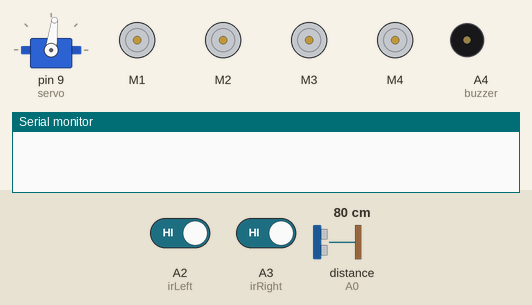
The sketch below on a simulated Arduino Uno, built with avr-gcc and run on an emulated ATmega328P. Shown: servo, 4 × DC motor (green arrow = forward, orange = backward, longer = faster), buzzer (waves = sounding, pin HIGH), the last lines printed to the serial monitor. The inputs (shaded band) are chosen by the test bench; at power-on: A2 (irLeft) HIGH, distance to the obstacle (sensor on A0) 80 cm, A3 (irRight) HIGH. The echo pulse lasts 58.3 µs per cm.

Above: at 1.2 s.
1.3 s: A2 (irLeft) driven LOW
At 2.5 s:
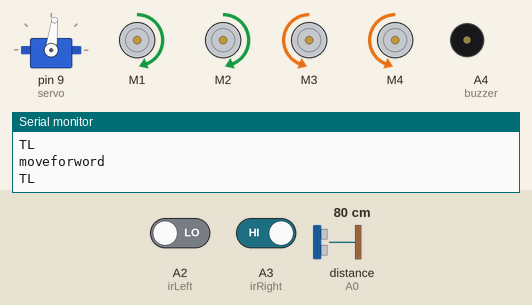
2.8 s: distance to the obstacle (sensor on A0) set to 43 cm
4.3 s: distance to the obstacle (sensor on A0) set to 37 cm
At 7.2 s:
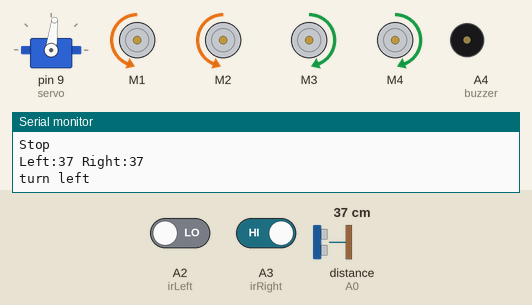
7.3 s: A2 (irLeft) driven HIGH
10.3 s: A3 (irRight) driven LOW
At 11.7 s:
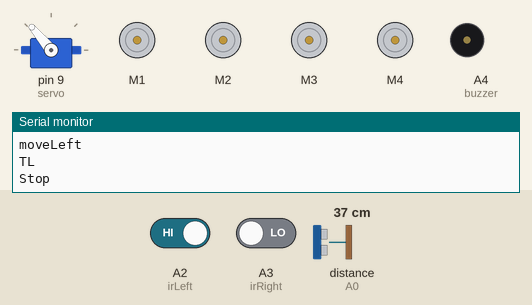
13.3 s: A3 (irRight) driven HIGH
At 15.1 s:
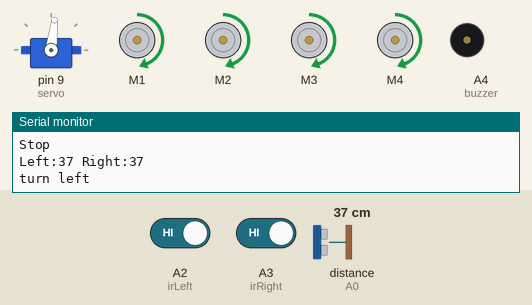
Timing chart, 0 to 17.3 s (numbered marks = the images above; inputs shaded):
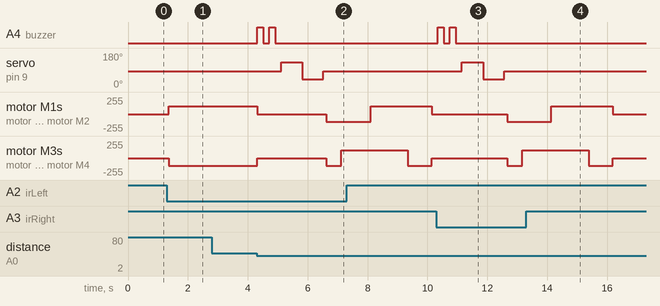

The sketch:

sketch.ino
```cpp
#include <NewPing.h>
#include <Servo.h>
#include <AFMotor.h>

 //hc-sr04 sensor
#define TRIGGER_PIN A1
#define ECHO_PIN A0
#define max_distance 80

//ir sensor
#define irLeft A2
#define irRight A3

//buzzer
#define buzzer A4

//motor
#define MAX_SPEED 180
#define MAX_SPEED_OFFSET 20

Servo servo;

NewPing sonar(TRIGGER_PIN, ECHO_PIN, max_distance);

AF_DCMotor motor1(1, MOTOR12_1KHZ);
AF_DCMotor motor2(2, MOTOR12_1KHZ);
AF_DCMotor motor3(3, MOTOR34_1KHZ);
AF_DCMotor motor4(4, MOTOR34_1KHZ);

int distance = 0;
int leftDistance;
int rightDistance;
boolean object;

void setup() {
  Serial.begin(9600);
  pinMode(irLeft, INPUT);
  pinMode(irRight, INPUT);
  servo.attach(9);
  servo.write(83);
  pinMode(buzzer, OUTPUT);
  motor1.setSpeed(115);
  motor2.setSpeed(115);
  motor3.setSpeed(115);
  motor4.setSpeed(115);
}

void loop() {
  if (digitalRead(irLeft) == 0 && digitalRead(irRight) == 0) {
    objectAvoid();
    //forword
  } else if (digitalRead(irLeft) == 0 && digitalRead(irRight) == 1) {
    objectAvoid();
    Serial.println("TL");
    //leftturn
    moveLeft();
  } else if (digitalRead(irLeft) == 1 && digitalRead(irRight) == 0) {
    objectAvoid();
    Serial.println("TR");
    //rightturn
    moveRight();
  } else if (digitalRead(irLeft) == 1 && digitalRead(irRight) == 1) {
    //Stop
    Stop();
  }
}

void objectAvoid() {
  distance = getDistance();
  if (distance <= 40) {
    //stop
    Stop();
    beep(2);
    Serial.println("Stop");

    lookLeft();
    lookRight();
    delay(100);
    if (rightDistance <= leftDistance) {
      //left
      object = true;
      turn();
      Serial.println("moveLeft");
    } else {
      //right
      object = false;
      turn();
      Serial.println("moveRight");
    }
    delay(100);
  } else {
    //forword
    Serial.println("moveforword");
    moveForward();
  }
}

int getDistance() {
  delay(50);
  int cm = sonar.ping_cm();
  if (cm == 0) {
    cm = 100;
  }
  return cm;
}

int lookLeft() {
  //lock left
  servo.write(130);
  delay(500);
  leftDistance = getDistance();
  delay(150);
  servo.write(83);
  Serial.print("Left:");
  Serial.print(leftDistance);
  return leftDistance;
  delay(100);
}

int lookRight() {
  //lock right
  servo.write(40);
  delay(500);
  rightDistance = getDistance();
  delay(150);
  servo.write(83);
  Serial.print(" ");
  Serial.print("Right:");
  Serial.println(rightDistance);
  return rightDistance;
  delay(100);
}

void Stop() {
  motor1.run(RELEASE);
  motor2.run(RELEASE);
  motor3.run(RELEASE);
  motor4.run(RELEASE);
}

void moveForward() {
  motor1.run(FORWARD);
  motor2.run(FORWARD);
  motor3.run(FORWARD);
  motor4.run(FORWARD);
}

void moveBackward() {
  motor1.run(BACKWARD);
  motor2.run(BACKWARD);
  motor3.run(BACKWARD);
  motor4.run(BACKWARD);
}

void turn() {
  if (object == false) {
    Serial.println("turn Right");
    moveBackward();
    delay(500);
    moveLeft();
    delay(850);
    moveForward();
    delay(1220);
    moveRight();
    delay(800);
    if (digitalRead(irRight) == 1) {
      loop();
    } else {
      moveForward();
    }
  } else {
    Serial.println("turn left");
    moveBackward();
    delay(500);
    moveRight();
    delay(980);
    moveForward();
    delay(1250);
    moveLeft();
    delay(800);
    if (digitalRead(irLeft) == 1) {
      loop();
    } else {
      moveForward();
    }
  }
}

void moveRight() {
  motor1.run(BACKWARD);
  motor2.run(BACKWARD);
  motor3.run(FORWARD);
  motor4.run(FORWARD);
}

void moveLeft() {
  motor1.run(FORWARD);
  motor2.run(FORWARD);
  motor3.run(BACKWARD);
  motor4.run(BACKWARD);
}

void beep(int t) {
  switch (t) {
    case 1: {
      digitalWrite(buzzer, HIGH);
      delay(200);
      digitalWrite(buzzer, LOW);
      delay(200);
      break;
    }
    case 2: {
      digitalWrite(buzzer, HIGH);
      delay(200);
      digitalWrite(buzzer, LOW);
      delay(200);
      digitalWrite(buzzer, HIGH);
      delay(200);
      digitalWrite(buzzer, LOW);
      delay(200);
    }
  }
}
```

Measured:
- the behaviour switches between 41 and 40 cm on distance to the obstacle (sensor on A0) (found by bisection; images 1 and 2)
- after the input at 1.3 s, motor M1, motor M2: stopped → forward 115/255 after 0.06 s; motor M3, motor M4: stopped → backward 115/255 after 0.06 s
- after the input at 4.3 s, A4 (buzzer): alternates HIGH for 0.20 s and LOW for 0.20 s, 4 changes in all, then stays LOW, starting at once; servo on pin 9 (servo): 83° → 130° after 0.81 s, → 40° 0.70 s later, → 83° 0.70 s later
- after the input at 10.3 s, A4 (buzzer): alternates HIGH for 0.20 s and LOW for 0.20 s, 4 changes in all, then stays LOW, starting after 0.05 s; servo on pin 9 (servo): 83° → 130° after 0.85 s, → 40° 0.70 s later, → 83° 0.70 s later
- after the input at 13.3 s, A4 (buzzer): stops changing and stays LOW; servo on pin 9 (servo): stays 83° (without the input it goes to 130° after 3.7 s)
